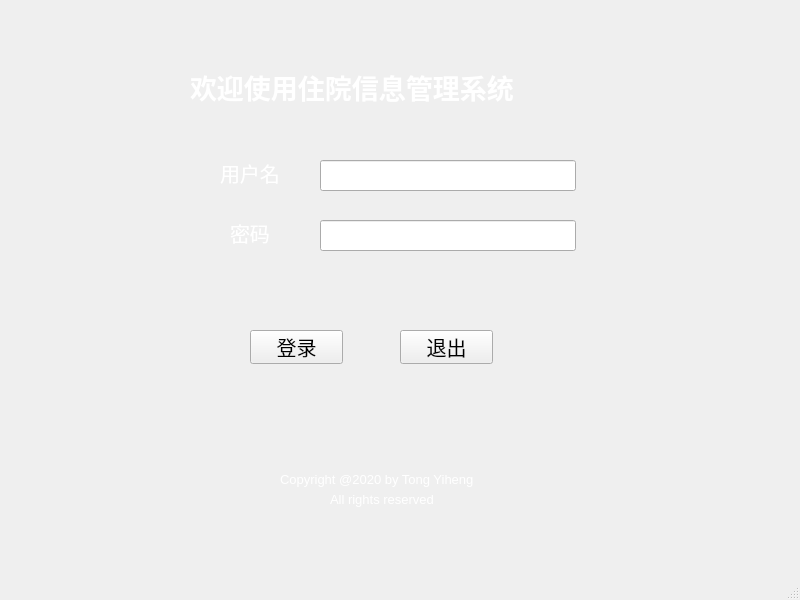
<?xml version="1.0" encoding="UTF-8"?>
<ui version="4.0">
 <class>LoginWindow</class>
 <widget class="QMainWindow" name="LoginWindow">
  <property name="geometry">
   <rect>
    <x>0</x>
    <y>0</y>
    <width>800</width>
    <height>600</height>
   </rect>
  </property>
  <property name="font">
   <font>
    <pointsize>9</pointsize>
   </font>
  </property>
  <property name="windowTitle">
   <string>Login</string>
  </property>
  <property name="windowIcon">
   <iconset resource="image.qrc">
    <normaloff>:/new/prefix1/icon.png</normaloff>:/new/prefix1/icon.png</iconset>
  </property>
  <property name="styleSheet">
   <string notr="true"/>
  </property>
  <property name="toolButtonStyle">
   <enum>Qt::ToolButtonIconOnly</enum>
  </property>
  <widget class="QWidget" name="centralwidget">
   <property name="styleSheet">
    <string notr="true">#centralwidget{
border-image:url(:/new/prefix1/5.jpg);
}</string>
   </property>
   <widget class="QLabel" name="label">
    <property name="geometry">
     <rect>
      <x>190</x>
      <y>70</y>
      <width>420</width>
      <height>33</height>
     </rect>
    </property>
    <property name="font">
     <font>
      <family>黑体</family>
      <pointsize>20</pointsize>
      <weight>75</weight>
      <bold>true</bold>
     </font>
    </property>
    <property name="styleSheet">
     <string notr="true">#label
{
	color:rgb(255, 255, 255)
}</string>
    </property>
    <property name="text">
     <string>欢迎使用住院信息管理系统</string>
    </property>
   </widget>
   <widget class="QLabel" name="label_2">
    <property name="geometry">
     <rect>
      <x>220</x>
      <y>160</y>
      <width>75</width>
      <height>25</height>
     </rect>
    </property>
    <property name="font">
     <font>
      <pointsize>15</pointsize>
     </font>
    </property>
    <property name="styleSheet">
     <string notr="true">#label_2
{
	color:rgb(255, 255, 255)
}</string>
    </property>
    <property name="text">
     <string>用户名</string>
    </property>
   </widget>
   <widget class="QLineEdit" name="userText">
    <property name="geometry">
     <rect>
      <x>320</x>
      <y>160</y>
      <width>256</width>
      <height>31</height>
     </rect>
    </property>
    <property name="font">
     <font>
      <pointsize>15</pointsize>
     </font>
    </property>
    <property name="clearButtonEnabled">
     <bool>true</bool>
    </property>
   </widget>
   <widget class="QLabel" name="label_3">
    <property name="geometry">
     <rect>
      <x>230</x>
      <y>220</y>
      <width>50</width>
      <height>25</height>
     </rect>
    </property>
    <property name="font">
     <font>
      <pointsize>15</pointsize>
     </font>
    </property>
    <property name="styleSheet">
     <string notr="true">#label_3
{
	color:rgb(255, 255, 255)
}</string>
    </property>
    <property name="text">
     <string>密码</string>
    </property>
   </widget>
   <widget class="QLineEdit" name="passwordText">
    <property name="geometry">
     <rect>
      <x>320</x>
      <y>220</y>
      <width>256</width>
      <height>31</height>
     </rect>
    </property>
    <property name="font">
     <font>
      <pointsize>9</pointsize>
     </font>
    </property>
    <property name="echoMode">
     <enum>QLineEdit::Password</enum>
    </property>
    <property name="clearButtonEnabled">
     <bool>true</bool>
    </property>
   </widget>
   <widget class="QPushButton" name="pushButton">
    <property name="geometry">
     <rect>
      <x>250</x>
      <y>330</y>
      <width>93</width>
      <height>34</height>
     </rect>
    </property>
    <property name="maximumSize">
     <size>
      <width>16777215</width>
      <height>16777215</height>
     </size>
    </property>
    <property name="font">
     <font>
      <pointsize>15</pointsize>
     </font>
    </property>
    <property name="styleSheet">
     <string notr="true"/>
    </property>
    <property name="text">
     <string>登录</string>
    </property>
   </widget>
   <widget class="QPushButton" name="pushButton_2">
    <property name="geometry">
     <rect>
      <x>400</x>
      <y>330</y>
      <width>93</width>
      <height>34</height>
     </rect>
    </property>
    <property name="font">
     <font>
      <pointsize>15</pointsize>
     </font>
    </property>
    <property name="text">
     <string>退出</string>
    </property>
   </widget>
   <widget class="QLabel" name="label_4">
    <property name="geometry">
     <rect>
      <x>280</x>
      <y>470</y>
      <width>246</width>
      <height>19</height>
     </rect>
    </property>
    <property name="font">
     <font>
      <family>Arial</family>
      <pointsize>10</pointsize>
      <weight>50</weight>
      <bold>false</bold>
     </font>
    </property>
    <property name="styleSheet">
     <string notr="true">#label_4
{
	color:rgb(255, 255, 255)
}</string>
    </property>
    <property name="text">
     <string>Copyright @2020 by Tong Yiheng</string>
    </property>
   </widget>
   <widget class="QLabel" name="label_5">
    <property name="geometry">
     <rect>
      <x>330</x>
      <y>490</y>
      <width>130</width>
      <height>19</height>
     </rect>
    </property>
    <property name="font">
     <font>
      <family>Arial</family>
      <pointsize>10</pointsize>
      <weight>50</weight>
      <bold>false</bold>
     </font>
    </property>
    <property name="styleSheet">
     <string notr="true">#label_5
{
	color:rgb(255, 255, 255)
}</string>
    </property>
    <property name="text">
     <string>All rights reserved</string>
    </property>
   </widget>
  </widget>
  <widget class="QMenuBar" name="menubar">
   <property name="geometry">
    <rect>
     <x>0</x>
     <y>0</y>
     <width>800</width>
     <height>26</height>
    </rect>
   </property>
  </widget>
  <widget class="QStatusBar" name="statusbar"/>
 </widget>
 <resources>
  <include location="image.qrc"/>
 </resources>
 <connections/>
</ui>
